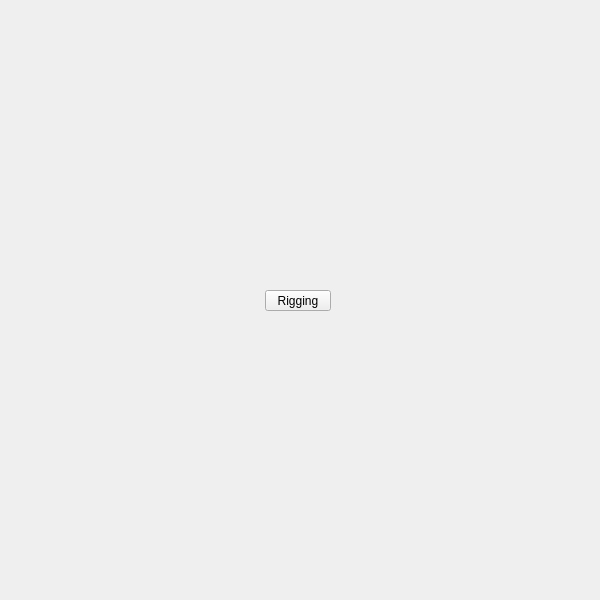
<?xml version="1.0" encoding="UTF-8"?>
<ui version="4.0">
 <class>QtUi</class>
 <widget class="QMainWindow" name="QtUi">
  <property name="enabled">
   <bool>true</bool>
  </property>
  <property name="geometry">
   <rect>
    <x>0</x>
    <y>0</y>
    <width>600</width>
    <height>600</height>
   </rect>
  </property>
  <property name="sizePolicy">
   <sizepolicy hsizetype="Ignored" vsizetype="Ignored">
    <horstretch>0</horstretch>
    <verstretch>0</verstretch>
   </sizepolicy>
  </property>
  <property name="minimumSize">
   <size>
    <width>0</width>
    <height>0</height>
   </size>
  </property>
  <property name="maximumSize">
   <size>
    <width>600</width>
    <height>600</height>
   </size>
  </property>
  <property name="cursor">
   <cursorShape>ArrowCursor</cursorShape>
  </property>
  <property name="windowTitle">
   <string>Toolkit</string>
  </property>
  <property name="whatsThis">
   <string>main</string>
  </property>
  <property name="toolButtonStyle">
   <enum>Qt::ToolButtonIconOnly</enum>
  </property>
  <property name="tabShape">
   <enum>QTabWidget::Triangular</enum>
  </property>
  <property name="dockNestingEnabled">
   <bool>true</bool>
  </property>
  <property name="dockOptions">
   <set>QMainWindow::AllowNestedDocks|QMainWindow::AllowTabbedDocks|QMainWindow::AnimatedDocks|QMainWindow::ForceTabbedDocks</set>
  </property>
  <widget class="QWidget" name="mainWindow">
   <property name="sizePolicy">
    <sizepolicy hsizetype="Ignored" vsizetype="Ignored">
     <horstretch>0</horstretch>
     <verstretch>0</verstretch>
    </sizepolicy>
   </property>
   <widget class="QPushButton" name="i016">
    <property name="geometry">
     <rect>
      <x>265</x>
      <y>290</y>
      <width>66</width>
      <height>21</height>
     </rect>
    </property>
    <property name="minimumSize">
     <size>
      <width>0</width>
      <height>21</height>
     </size>
    </property>
    <property name="maximumSize">
     <size>
      <width>16777215</width>
      <height>21</height>
     </size>
    </property>
    <property name="whatsThis">
     <string>rigging</string>
    </property>
    <property name="text">
     <string>Rigging</string>
    </property>
   </widget>
  </widget>
 </widget>
 <resources/>
 <connections/>
 <designerdata>
  <property name="gridDeltaX">
   <number>5</number>
  </property>
  <property name="gridDeltaY">
   <number>10</number>
  </property>
  <property name="gridSnapX">
   <bool>true</bool>
  </property>
  <property name="gridSnapY">
   <bool>true</bool>
  </property>
  <property name="gridVisible">
   <bool>true</bool>
  </property>
 </designerdata>
</ui>
